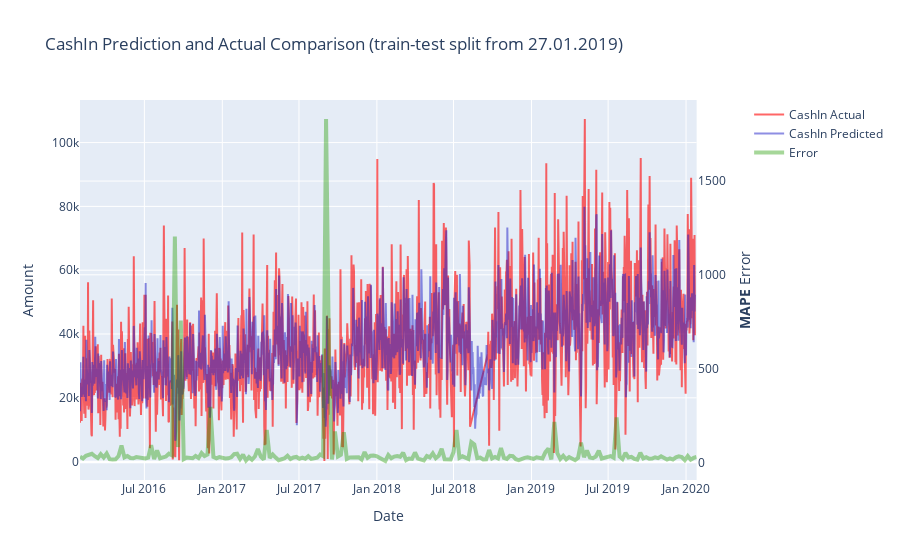

Write notebook code for a chart like this one.
### Code cell
ATM_ID = 33821
atm_feature_set = all_atms_feature_set[all_atms_feature_set['AtmId'] == ATM_ID]
draw_model_error(cb, atm_feature_set[all_features], atm_feature_set['CashIn'], split_from=X_train.index[-1])

### Figure 1 — Plotly figure (JSON) as saved in the notebook; plotly's stock layout.template omitted (floating-point values rounded to 4 significant figures; data arrays with more than 128 entries replaced by an {"elided": "..."} marker saying what was removed)
{"data": [{"line": {"color": "rgba(255,0,0,0.6)"}, "name": "CashIn Actual", "type": "scatter", "x": {"elided": "1453 str values"}, "xaxis": "x", "y": {"elided": "1453 float values"}, "yaxis": "y"}, {"line": {"color": "rgba(30,30,200,0.5)"}, "name": "CashIn Predicted", "type": "scatter", "x": {"elided": "1453 str values"}, "xaxis": "x", "y": {"elided": "1453 float values"}, "yaxis": "y"}, {"line": {"color": "rgba(34, 155, 0, 0.4)", "width": 4}, "name": "Error", "type": "scatter", "x": {"elided": "209 str values"}, "xaxis": "x", "y": {"elided": "209 float values"}, "yaxis": "y2"}], "layout": {"title": {"text": "CashIn Prediction and Actual Comparison (train-test split from 27.01.2019)"}, "xaxis": {"anchor": "y", "domain": [0, 0.94], "title": {"text": "Date"}}, "yaxis": {"anchor": "x", "domain": [0, 1], "title": {"text": "Amount"}}, "yaxis2": {"anchor": "x", "overlaying": "y", "side": "right", "title": {"text": "<b>MAPE</b> Error"}}}}
